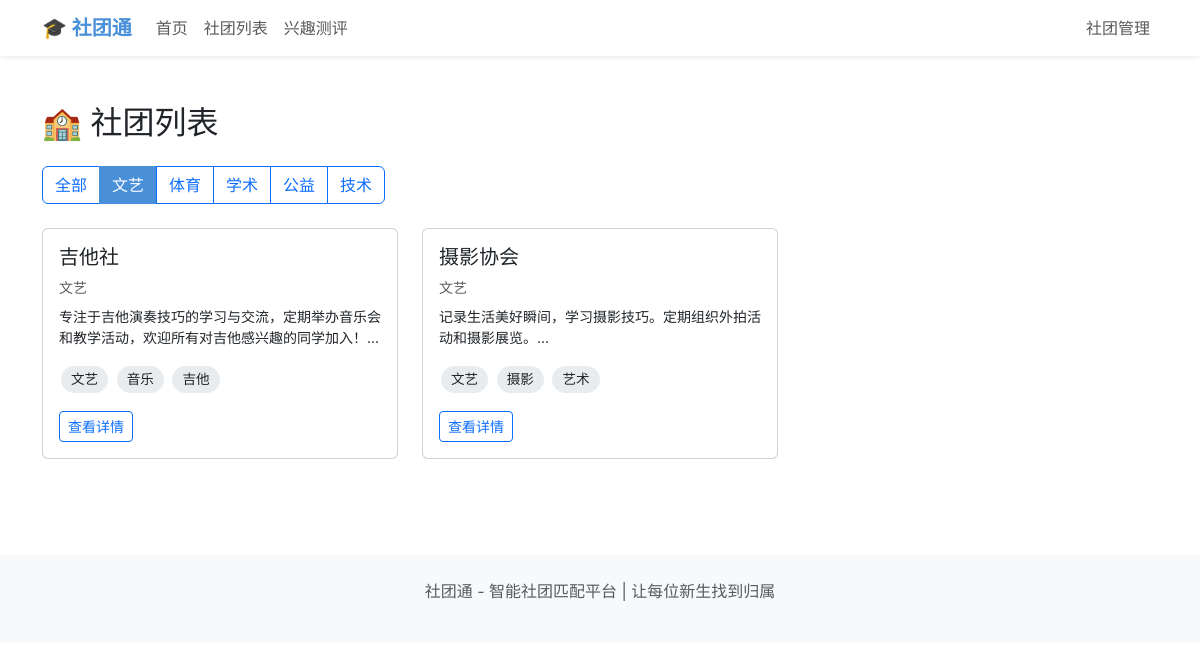
The page /clubs?category=文艺 on the database its author committed.
### models.py (models this page shows, shortened)
class Club(db.Model):
    id = db.Column(db.Integer, primary_key=True)
    name = db.Column(db.String(100), nullable=False)  # 社团名称
    category = db.Column(db.String(50))  # 类别：文艺、体育、学术、公益、技术等
    description = db.Column(db.Text)  # 社团简介
    requirements = db.Column(db.Text)  # 招新要求
    tags = db.Column(db.Text)  # 社团标签 "文艺,音乐,表演"
    activity_time = db.Column(db.Text)  # {"mon": ["evening"], "wed": ["afternoon"], ...}
    contact = db.Column(db.String(100))
    wechat_group = db.Column(db.String(100))
    is_recruiting = db.Column(db.Boolean, default=True)
    admin_password = db.Column(db.String(100), default="123456")
    created_at = db.Column(db.DateTime, default=datetime.now)

### app.py (the view)
@app.route('/clubs')
def club_list():
    category = request.args.get('category', '')
    if category:
        clubs = Club.query.filter_by(category=category, is_recruiting=True).all()
    else:
        clubs = Club.query.filter_by(is_recruiting=True).all()
    return render_template('club_list.html', clubs=clubs, current_category=category)

### templates/club_list.html (shortened to what this page needs)
{% extends "base.html" %}
{% block content %}
<div class="container py-5">
    <h2 class="mb-4">🏫 社团列表</h2>
    <div class="mb-4">
        <div class="btn-group">
            <a href="{{ url_for('club_list') }}" class="btn {% if not current_category %}btn-primary{% else %}btn-outline-primary{% endif %}">全部</a>
            <a href="{{ url_for('club_list', category='文艺') }}" class="btn {% if current_category == '文艺' %}btn-primary{% else %}btn-outline-primary{% endif %}">文艺</a>
            <a href="{{ url_for('club_list', category='体育') }}" class="btn {% if current_category == '体育' %}btn-primary{% else %}btn-outline-primary{% endif %}">体育</a>
            <a href="{{ url_for('club_list', category='学术') }}" class="btn {% if current_category == '学术' %}btn-primary{% else %}btn-outline-primary{% endif %}">学术</a>
            <a href="{{ url_for('club_list', category='公益') }}" class="btn {% if current_category == '公益' %}btn-primary{% else %}btn-outline-primary{% endif %}">公益</a>
            <a href="{{ url_for('club_list', category='技术') }}" class="btn {% if current_category == '技术' %}btn-primary{% else %}btn-outline-primary{% endif %}">技术</a>
        </div>
    </div>
    <div class="row g-4">
        {% for club in clubs %}
        <div class="col-md-6 col-lg-4">
            <div class="card club-card h-100">
                <div class="card-body">
                    <h5 class="card-title">{{ club.name }}</h5>
                    <p class="text-muted small mb-2">{{ club.category }}</p>
                    <p class="card-text small">{{ club.description[:60] }}...</p>
                    <div class="mb-3">
                        {% for tag in club.tags.split(',')[:3] %}
                        <span class="tag">{{ tag }}</span>
                        {% endfor %}
                    </div>
                    <a href="{{ url_for('club_detail', club_id=club.id) }}" class="btn btn-outline-primary btn-sm">查看详情</a>
                </div>
            </div>
        </div>
        {% else %}
        <div class="col-12 text-center py-5">
            <p class="text-muted">暂无社团</p>
        </div>
        {% endfor %}
    </div>
</div>
{% endblock %}

### templates/base.html (style rules this page uses)
:root { --primary-color: #4a90d9; --secondary-color: #f8f9fa; }
body { font-family: -apple-system, BlinkMacSystemFont, "Segoe UI", Roboto, "Helvetica Neue", Arial, sans-serif; }
.btn-primary { background-color: var(--primary-color); border-color: var(--primary-color); }
.club-card { transition: transform 0.2s, box-shadow 0.2s; height: 100%; }
.tag { display: inline-block; background: #e9ecef; padding: 3px 10px; border-radius: 15px; font-size: 0.85rem; margin: 2px; }

### rows shown on the page
Club: name "吉他社", category "文艺", description "专注于吉他演奏技巧的学习与交流，定期举办音乐会和教学活动，欢迎所有对吉他感兴趣的同学加入！", 3 "文艺" "音乐" "吉他"
Club: name "摄影协会", category "文艺", description "记录生活美好瞬间，学习摄影技巧。定期组织外拍活动和摄影展览。", 3 "文艺" "摄影" "艺术"
